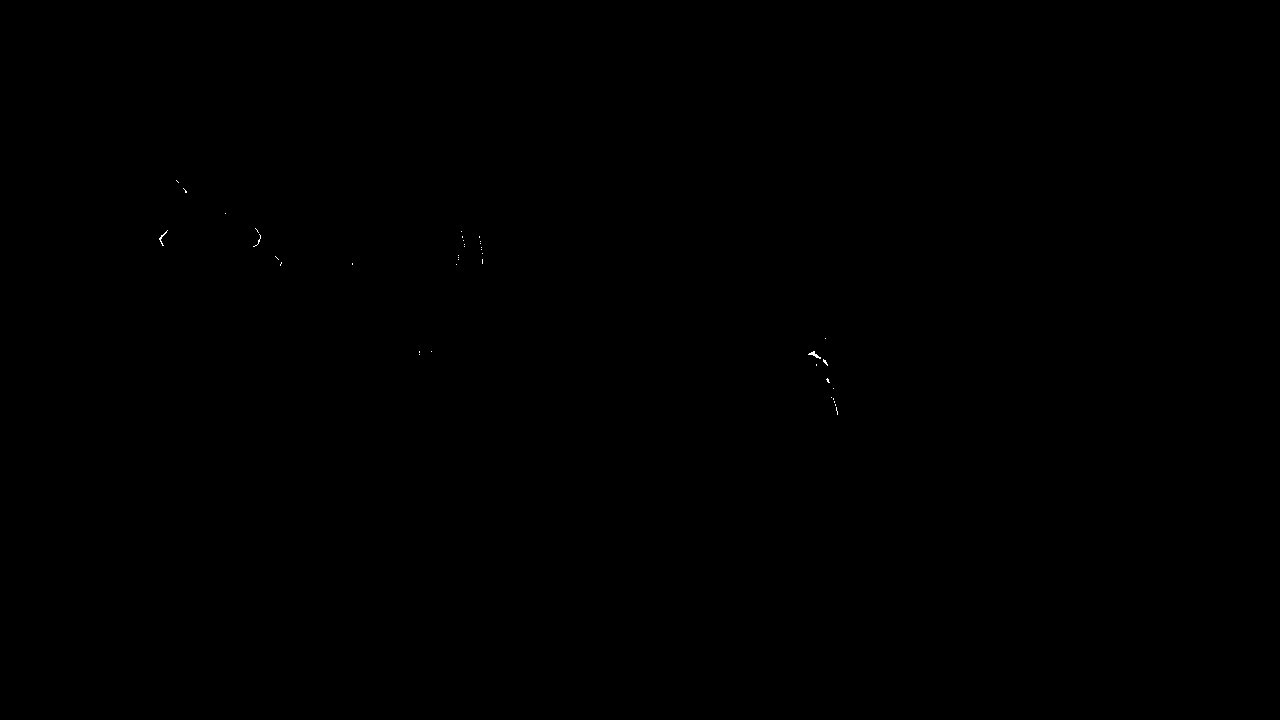
#> input picture src/controller_package/scripts/diff.jpg, 1280 x 720 px
$ python -i image_processing.py   (imports and definitions only)
#> lines starting #> are read from the running program, lines starting #| are printed output that depends on the picture; after the words box and inside, x2 and y2 are one past the last pixel; in counts of white or black regions, pixels touching at a corner belong together
#> further down, picture is the input picture: shape (720, 1280, 3); min 0, max 255, mean 0.1
#!/usr/bin/env python

import cv2
import numpy as np
import string
from scipy.spatial import distance as dist

LOWER_WHITE = np.array([0, 0, 86], dtype=np.uint8)
UPPER_WHITE = np.array([127, 17, 206], dtype=np.uint8)
MIN_AREA = 8_000
MAX_AREA = 28_000
WIDTH = 600
HEIGHT = 1200
PERSPECTIVE_OUT = np.float32([[0, 0], [0, HEIGHT - 1], [WIDTH - 1, HEIGHT - 1], [WIDTH - 1, 0]])

"""
Set of helper functions for processing images for various points in the course.
"""


# [39 lines left out: functions process_road, process_crosswalk, not called in this run]


CROSSWALK_BAND = 10


# [66 lines left out: functions process_pedestrian, reverse_dictionary, corner_fix, not called in this run]


def contour_format(image, blur_factor=7, threshold=10, lower=np.array([0, 0, 0]),
                   upper=np.array([144, 85, 255])):
    """Applies threshold, blur, and grayscale to OpenCV image.

    Args:
        image (np.darray): image to be formatted
        blur_factor (int, optional): blur kernel size. Defaults to 7.
        threshold (int, optional): min threshold value . Defaults to 10.
        lower (np.array, optional): lower mask bound. Defaults to np.array([0, 0, 0]).
        upper (np.array, optional): upper mask bound. Defaults to np.array([144, 85, 255]).

    Returns:
        _type_: _description_
    """
#> called with blur_factor = 7, threshold = 10, lower = array of shape (3,), upper = array of shape (3,)
    hsv = cv2.cvtColor(image, cv2.COLOR_BGR2HSV)
#> hsv: shape (720, 1280, 3); mean H, S, V 0, 0, 0.1
    mask = cv2.inRange(hsv, lower, upper)
#> mask: shape (720, 1280); every value is 255
    result = cv2.bitwise_and(image, image, mask=mask)
    split = cv2.split(result)[2]
    blur = cv2.blur(split, (blur_factor, blur_factor))
    thresh = cv2.threshold(blur, threshold, 255, cv2.THRESH_BINARY_INV)[1]
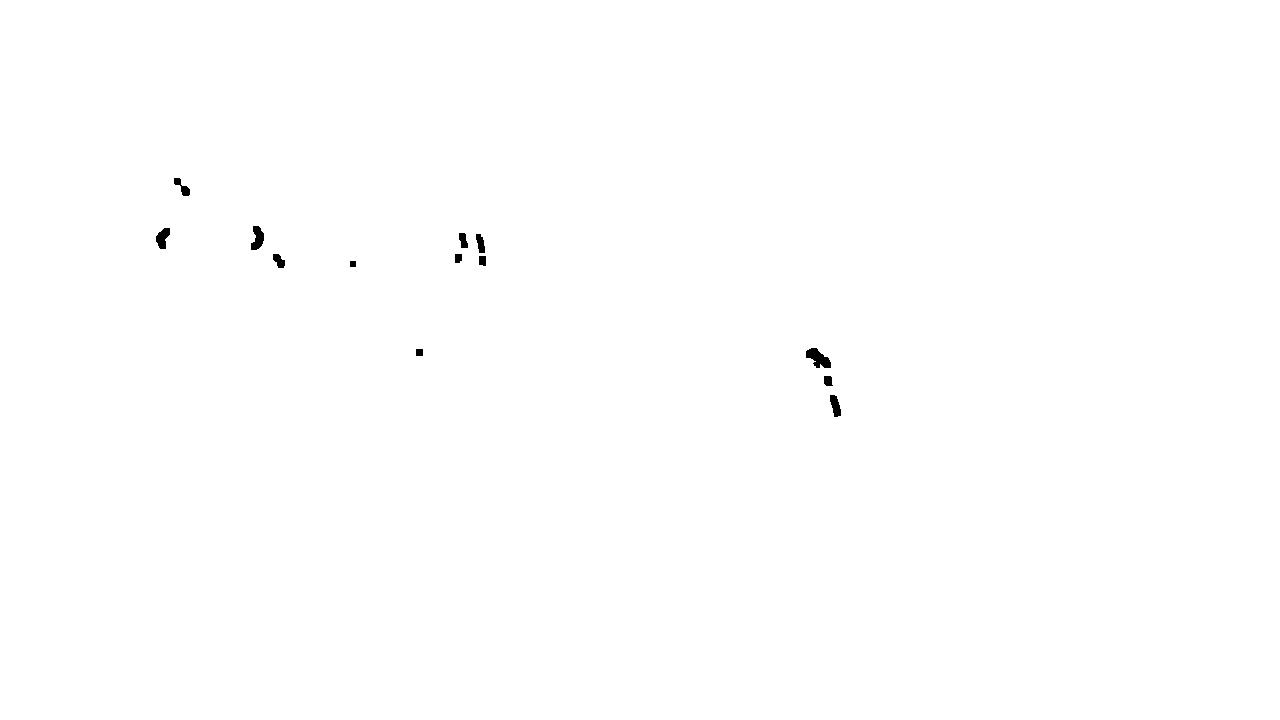
#> thresh: shape (720, 1280); 99.8% white; 13 black regions, largest, box (x1, y1, x2, y2) and area: (806, 348, 831, 368) 296, (251, 226, 264, 250) 210, (156, 228, 170, 249) 191

    return thresh


# [107 lines left out: functions process_image, crop_camera, get_front_approx, get_front_perspective, get_plate, not called in this run]


def gray_scale(image):
    return cv2.cvtColor(image, cv2.COLOR_BGR2GRAY)


# [26 lines left out: functions numeric_mismatch, alpha_mismatch, not called in this run]

>>> import cv2
>>> picture = cv2.imread('../../scripts/diff.jpg')
>>> result = contour_format(picture)
